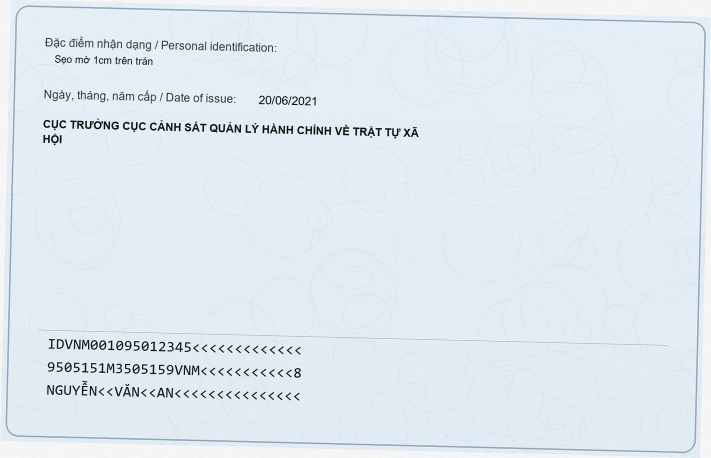
#> input picture samples/01_001095012345_mat_sau.jpg, 1422 x 916 px (shown at 1/2 size)
$ python -i preprocess.py   (imports and definitions only)
#> lines starting #> are read from the running program, lines starting #| are printed output that depends on the picture; after the words box and inside, x2 and y2 are one past the last pixel; in counts of white or black regions, pixels touching at a corner belong together
"""Tiền xử lý ảnh: nắn phối cảnh, phóng to, tăng tương phản.

Ảnh CCCD chụp bằng điện thoại thường bị: nghiêng, lệch phối cảnh, thiếu sáng,
lóa đèn flash. Ta tạo vài *biến thể* của cùng một ảnh rồi cho OCR đọc hết,
sau đó gộp kết quả — cách này bù được việc một biến thể đọc hỏng chỗ này
nhưng biến thể khác lại đọc tốt chỗ đó.
"""

from __future__ import annotations

import cv2
import numpy as np
from PIL import Image, ImageOps

# Chiều rộng tối thiểu trước khi OCR. Tesseract đọc dấu tiếng Việt tốt hơn hẳn
# khi ảnh thẻ được phóng lên cỡ này (dấu mũ + dấu thanh chồng nhau rất nhỏ).
MIN_WIDTH = 2400
MAX_WIDTH = 3600


# [6 lines left out: function load_image, not called in this run]


def resize_for_ocr(image: np.ndarray) -> np.ndarray:
    """Phóng to/thu nhỏ ảnh về khoảng chiều rộng phù hợp cho OCR."""
    h, w = image.shape[:2]
    if w < MIN_WIDTH:
        scale = min(MAX_WIDTH / w, MIN_WIDTH / w)
    elif w > MAX_WIDTH:
        scale = MAX_WIDTH / w
    else:
        return image
    interp = cv2.INTER_CUBIC if scale > 1 else cv2.INTER_AREA
    return cv2.resize(image, (int(w * scale), int(h * scale)), interpolation=interp)


def find_card_quad(image: np.ndarray) -> np.ndarray | None:
    """Tìm viền thẻ (tứ giác lớn nhất) để nắn phối cảnh."""
    gray = cv2.cvtColor(image, cv2.COLOR_BGR2GRAY)
    blur = cv2.GaussianBlur(gray, (5, 5), 0)
    edges = cv2.Canny(blur, 50, 150)
    edges = cv2.dilate(edges, np.ones((3, 3), np.uint8), iterations=2)
    contours, _ = cv2.findContours(edges, cv2.RETR_LIST, cv2.CHAIN_APPROX_SIMPLE)
    if not contours:
        return None

    image_area = image.shape[0] * image.shape[1]
    best, best_area = None, 0.0
    for contour in sorted(contours, key=cv2.contourArea, reverse=True)[:8]:
        area = cv2.contourArea(contour)
        if area < image_area * 0.18:
            break
        peri = cv2.arcLength(contour, True)
        approx = cv2.approxPolyDP(contour, 0.02 * peri, True)
        if len(approx) == 4 and area > best_area:
            best, best_area = approx.reshape(4, 2), area
    return best


def _order_points(points: np.ndarray) -> np.ndarray:
    """Sắp 4 điểm về thứ tự TL, TR, BR, BL."""
    points = points.astype("float32")
    ordered = np.zeros((4, 2), dtype="float32")
    sums = points.sum(axis=1)
    ordered[0] = points[np.argmin(sums)]           # top-left
    ordered[2] = points[np.argmax(sums)]           # bottom-right
    diffs = np.diff(points, axis=1).ravel()
    ordered[1] = points[np.argmin(diffs)]          # top-right
    ordered[3] = points[np.argmax(diffs)]          # bottom-left
    return ordered


def warp_card(image: np.ndarray, quad: np.ndarray) -> np.ndarray:
    """Nắn phối cảnh tứ giác về hình chữ nhật tỉ lệ thẻ CCCD (85.6 x 54 mm)."""
    tl, tr, br, bl = _order_points(quad)
    width = max(np.linalg.norm(br - bl), np.linalg.norm(tr - tl))
    height = max(np.linalg.norm(tr - br), np.linalg.norm(tl - bl))
    if width < 200 or height < 120:
        return image
    ratio = 85.6 / 54.0
    if height > 0 and not (1.2 < (width / height) < 2.1):
        height = width / ratio  # ép lại tỉ lệ thẻ nếu tứ giác bị méo
    dst = np.array([[0, 0], [width - 1, 0], [width - 1, height - 1], [0, height - 1]],
                   dtype="float32")
    matrix = cv2.getPerspectiveTransform(np.array([tl, tr, br, bl], dtype="float32"), dst)
    return cv2.warpPerspective(image, matrix, (int(width), int(height)),
                               flags=cv2.INTER_CUBIC)


def enhance_gray(image: np.ndarray) -> np.ndarray:
    """Xám + cân bằng tương phản cục bộ (CLAHE) + khử nhiễu nhẹ."""
    gray = cv2.cvtColor(image, cv2.COLOR_BGR2GRAY)
    clahe = cv2.createCLAHE(clipLimit=2.0, tileGridSize=(8, 8))
    enhanced = clahe.apply(gray)
    enhanced = cv2.fastNlMeansDenoising(enhanced, None, 7, 7, 21)
    return cv2.cvtColor(enhanced, cv2.COLOR_GRAY2BGR)


def enhance_color(image: np.ndarray) -> np.ndarray:
    """Tăng tương phản trên ảnh màu (giữ thông tin màu của phôi thẻ)."""
    lab = cv2.cvtColor(image, cv2.COLOR_BGR2LAB)
    l_ch, a_ch, b_ch = cv2.split(lab)
    l_ch = cv2.createCLAHE(clipLimit=2.0, tileGridSize=(8, 8)).apply(l_ch)
    return cv2.cvtColor(cv2.merge([l_ch, a_ch, b_ch]), cv2.COLOR_LAB2BGR)


def build_variants(image: np.ndarray) -> list[tuple[str, np.ndarray]]:
    """Sinh danh sách (tên, ảnh) để OCR chạy lần lượt rồi bỏ phiếu.

    Chỉ 2 biến thể: một bản đã nắn phối cảnh/xám hoá (thường tốt nhất) và một
    bản giữ màu. Nhiều biến thể hơn không tăng độ chính xác đủ để bù thời gian.
    """
    working = resize_for_ocr(image)

    quad = find_card_quad(working)
    if quad is not None:
        warped = warp_card(working, quad)
        if warped is not working:
            base = resize_for_ocr(warped)
            return [("warped_gray", enhance_gray(base)),
                    ("color", enhance_color(base))]

    return [("gray", enhance_gray(working)),
            ("color", enhance_color(working))]

>>> import cv2
>>> picture = cv2.cvtColor(cv2.imread('../samples/01_001095012345_mat_sau.jpg'), cv2.COLOR_BGR2RGB)
>>> result = build_variants(picture)
#> in find_card_quad, `edges = cv2.Canny(blur, 50, 150)`:
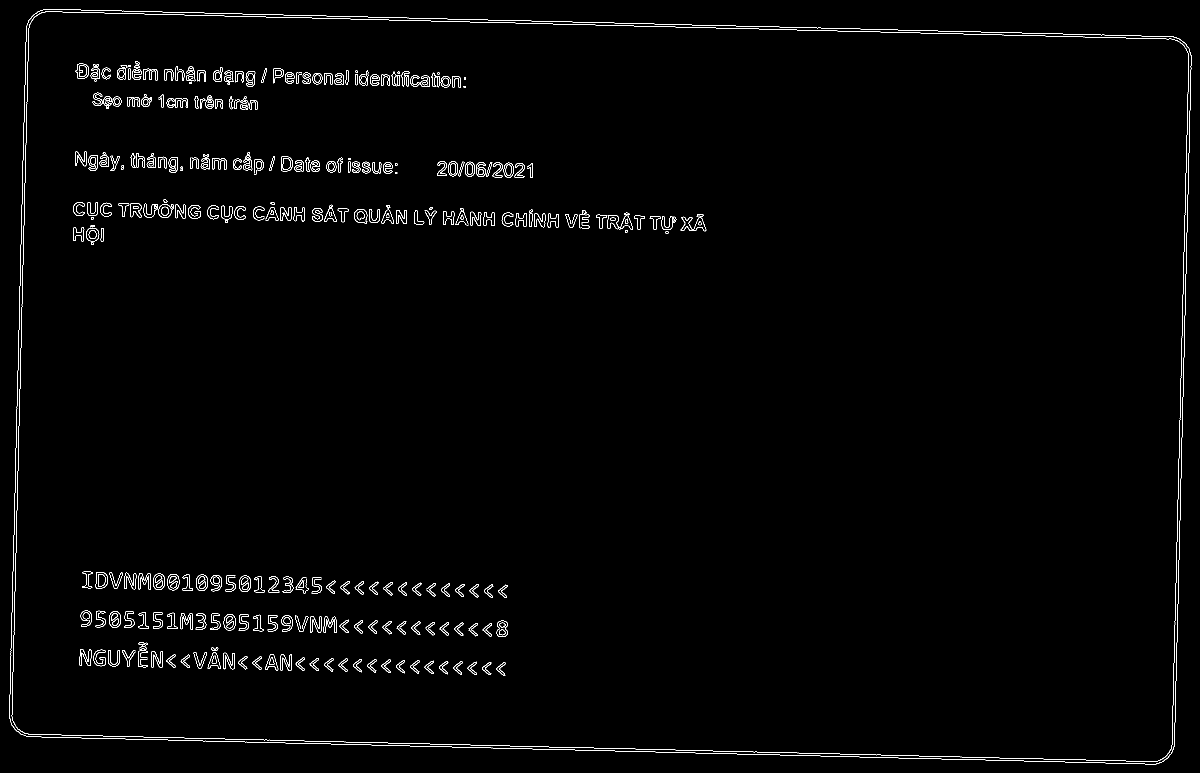
#> edges: shape (1545, 2400) (shown at 1/2 size); 1.2% white in thin lines or dots
#> in find_card_quad, `edges = cv2.dilate(edges, np.ones((3, 3), np.uint8), iterations=2)`:
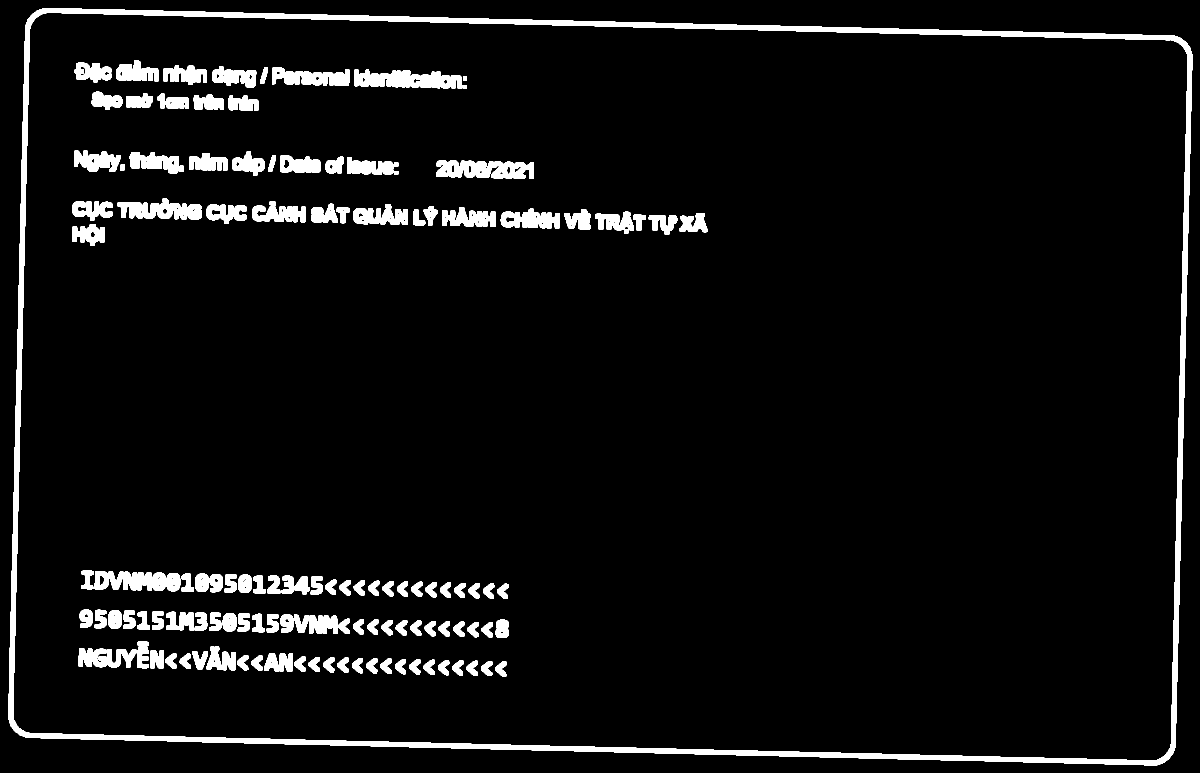
#> edges: shape (1545, 2400) (shown at 1/2 size); 5.7% white; 123 white regions
#> in find_card_quad, `contours, _ = cv2.findContours(edges, cv2.RETR_LIST, cv2.CHAIN_APPROX_..`: contours = 329 contours, 155 with area under 20; largest, box (x1, y1, x2, y2) and area: (16, 16, 2385, 1531) 3406172, (26, 25, 2376, 1522) 3338147, (708, 139, 924, 178) 5542, (872, 320, 1051, 358) 5118, (189, 1142, 361, 1183) 4972
#> the loop in find_card_quad, `for contour in sorted(contours, key=cv2.contourArea, reverse=True)[:8]:` made 3 passes
#> (area, peri, best, best_area) on pass 1: (3406172.5, 7602.2, [[55, 38], [39, 1470], [2345, 1508], [2362, 76]], 3406172.5)
#> after the loop in find_card_quad, `for contour in sorted(contours, key=cv2.contourArea, reverse=True)[:8]:`: best_area = 3406172.5
#> in build_variants, `quad = find_card_quad(working)`: quad = [[55, 38], [39, 1470], [2345, 1508], [2362, 76]]
#> in _order_points, `sums = points.sum(axis=1)`: sums = [93, 1509, 3853, 2438]
#> in _order_points, `diffs = np.diff(points, axis=1).ravel()`: diffs = [-17, 1431, -837, -2286]
#> in warp_card, `tl, tr, br, bl = _order_points(quad)`: tl = [55, 38]; tr = [2362, 76]; br = [2345, 1508]; bl = [39, 1470]
#> in warp_card, `width = max(np.linalg.norm(br - bl), np.linalg.norm(tr - tl))`: width = 2307.3
#> in warp_card, `height = max(np.linalg.norm(tr - br), np.linalg.norm(tl - bl))`: height = 1432.1
#> in warp_card, `dst = np.array([[0, 0], [width - 1, 0], [width - 1, height - 1], [0, h..`: dst = [[0, 0], [2306.3, 0], [2306.3, 1431.1], [0, 1431.1]]
#> in warp_card, `matrix = cv2.getPerspectiveTransform(np.array([tl, tr, br, bl], dtype=..`: matrix = [[1, 0.0112, -55.4], [-0.0165, 0.999, -37.05], [9.97e-09, -3.03e-07, 1]]
#> in warp_card, `return cv2.warpPerspective(image, matrix, (int(width), int(height)), f..`:
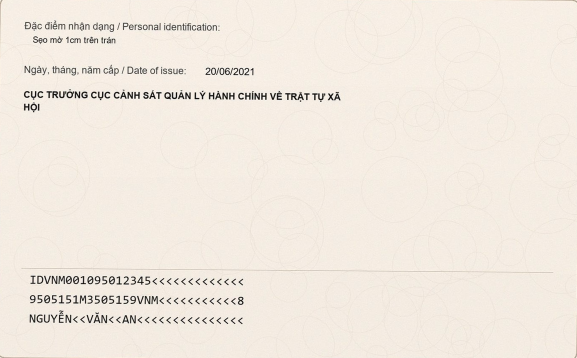
#> returned value: shape (1432, 2307, 3) (shown at 1/4 size); mean of channels 0, 1, 2 223.3, 232.9, 241.2; drawn as B, G, R
#> in enhance_gray, `enhanced = clahe.apply(gray)`:
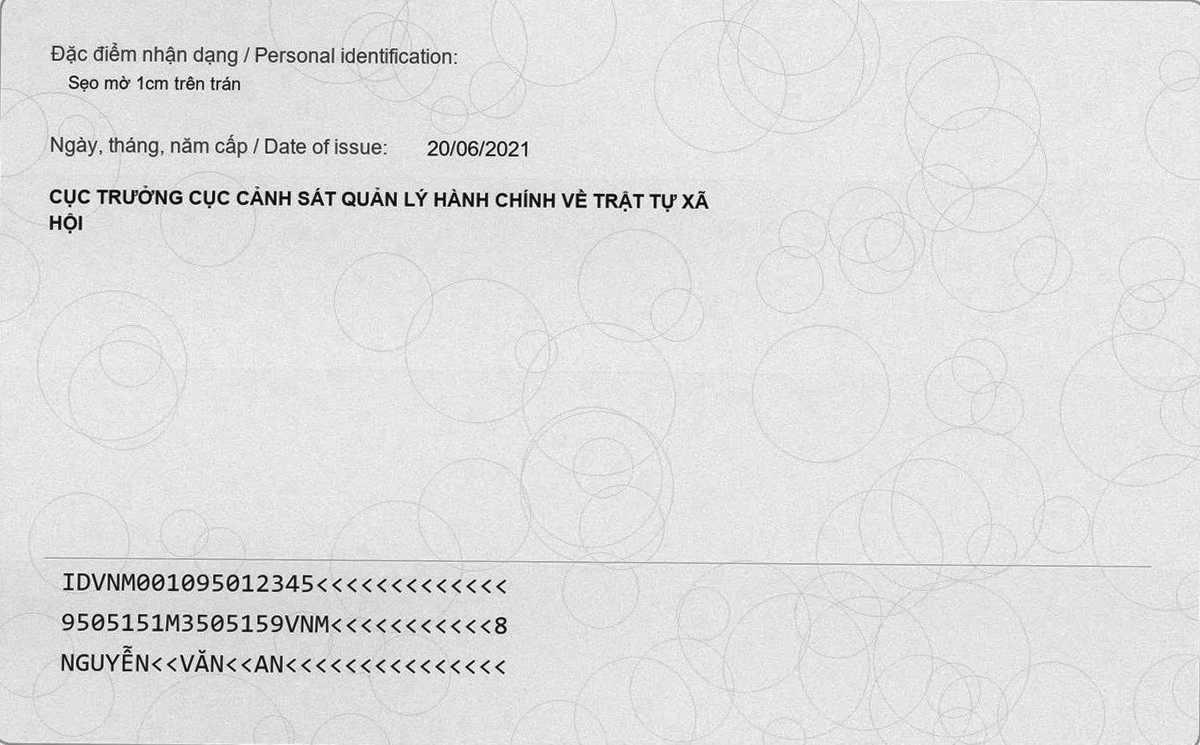
#> enhanced: shape (1489, 2400) (shown at 1/2 size); min 1, max 255, mean 223
#> result = 2 items

$ run again, on samples/02_079600123456_mat_sau.jpg
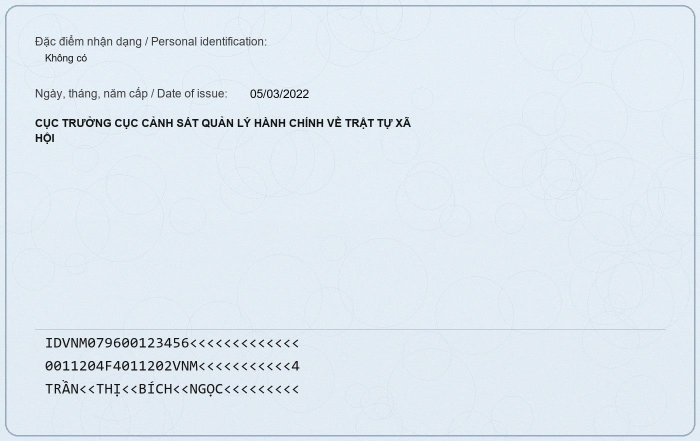
#> input picture samples/02_079600123456_mat_sau.jpg, 1400 x 882 px (shown at 1/2 size)
#> in find_card_quad, `edges = cv2.dilate(edges, np.ones((3, 3), np.uint8), iterations=2)`:
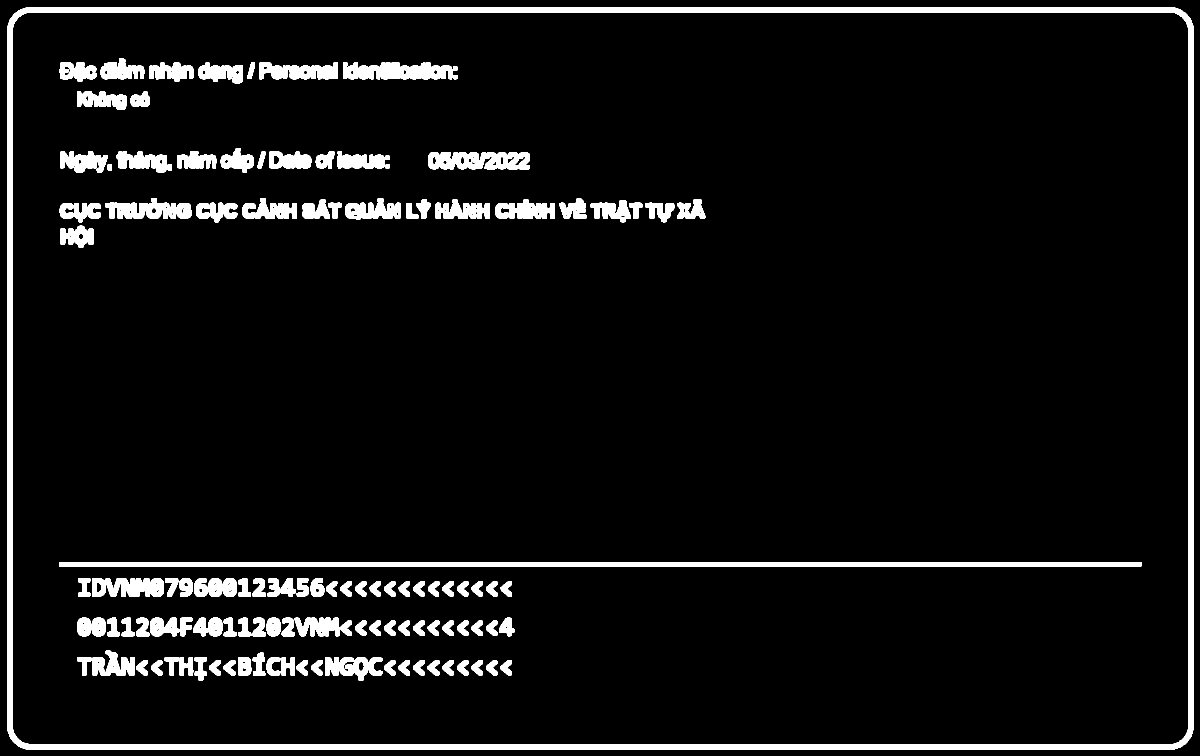
#> edges: shape (1512, 2400) (shown at 1/2 size); 6.3% white; 123 white regions
#> contours = 342 contours, 158 with area under 20; largest, box (x1, y1, x2, y2) and area: (14, 14, 2387, 1499) 3514575, (24, 24, 2378, 1490) 3445746, (118, 1125, 2284, 1133) 15154, (856, 304, 1060, 339) 6025, (686, 124, 905, 159) 5643
#> the loop in find_card_quad, `for contour in sorted(contours, key=cv2.contourArea, reverse=True)[:8]:` made 3 passes
#> (area, peri, best, best_area) on pass 1: (3514575, 7655.7, [[20, 37], [36, 1492], [2381, 1475], [2360, 18]], 3514575)
#> after the loop in find_card_quad, `for contour in sorted(contours, key=cv2.contourArea, reverse=True)[:8]:`: best_area = 3514575
#> quad = [[20, 37], [36, 1492], [2381, 1475], [2360, 18]]
#> sums = [57, 1528, 3856, 2378]
#> diffs = [17, 1456, -906, -2342]
#> tl = [20, 37]; tr = [2360, 18]; br = [2381, 1475]; bl = [36, 1492]
#> width = 2345.1
#> height = 1457.2
#> dst = [[0, 0], [2344.1, 0], [2344.1, 1456.2], [0, 1456.2]]
#> matrix = [[1, -0.011, -19.65], [0.00814, 1, -37.27], [6.1e-07, 1.45e-06, 1]]
#> in enhance_gray, `enhanced = clahe.apply(gray)`:
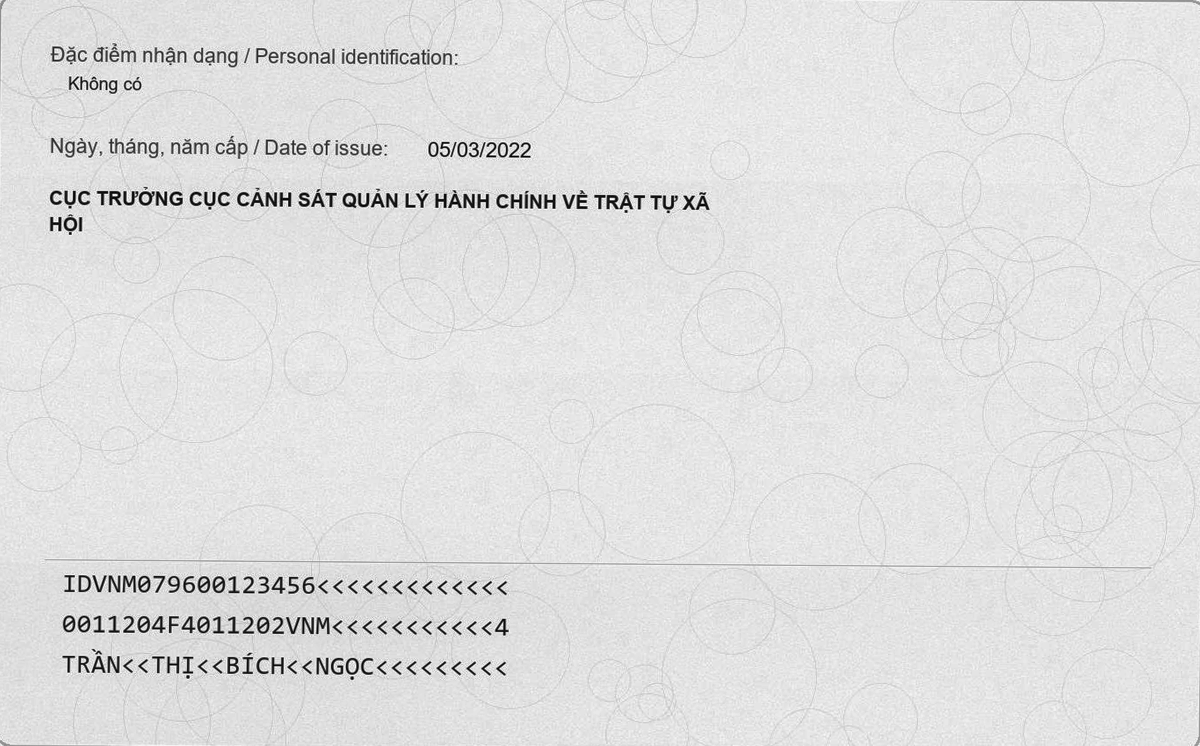
#> enhanced: shape (1491, 2400) (shown at 1/2 size); min 1, max 255, mean 223.3
#> lab: shape (1491, 2400, 3); mean of channels 0, 1, 2 236.3, 129.1, 133.5
#> result = 2 items
